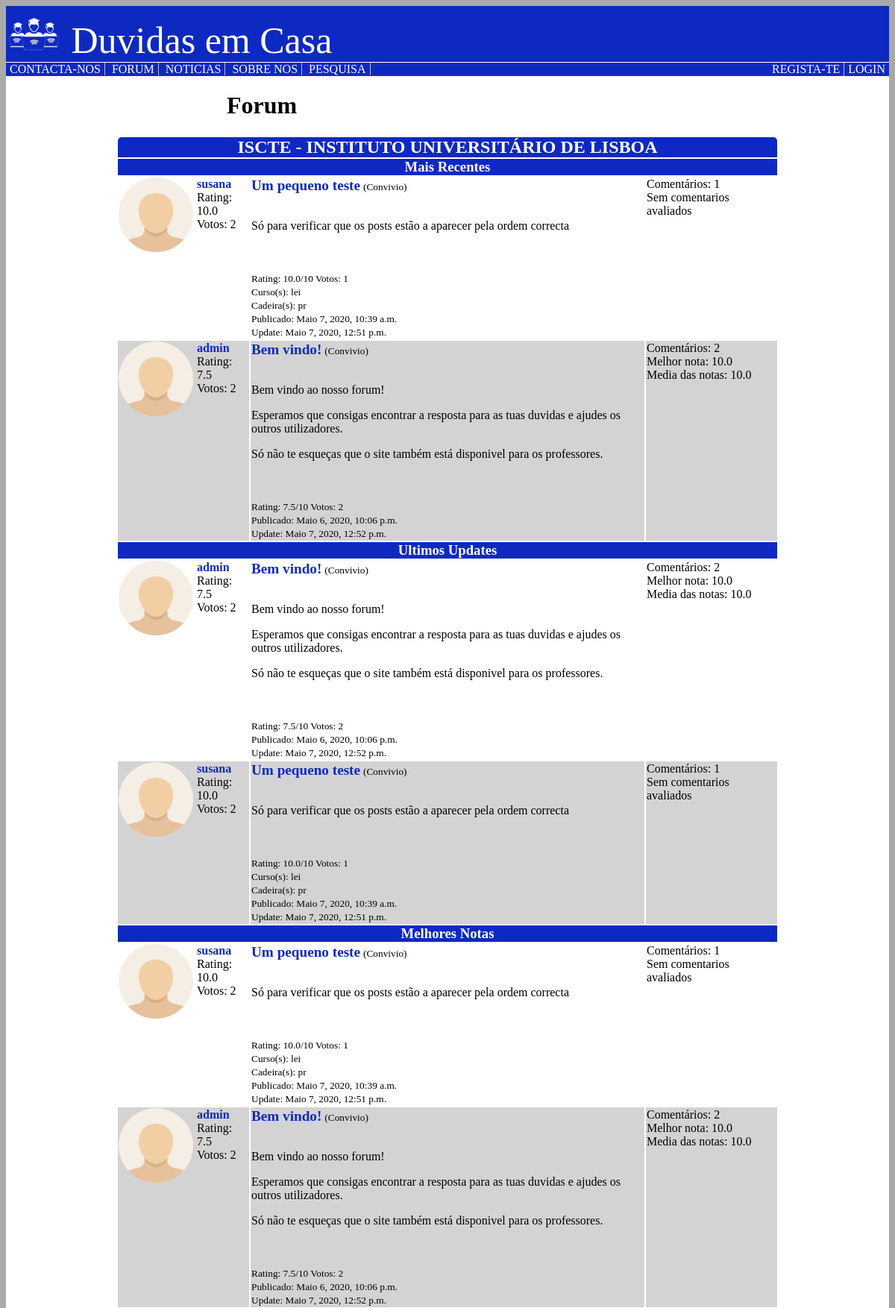
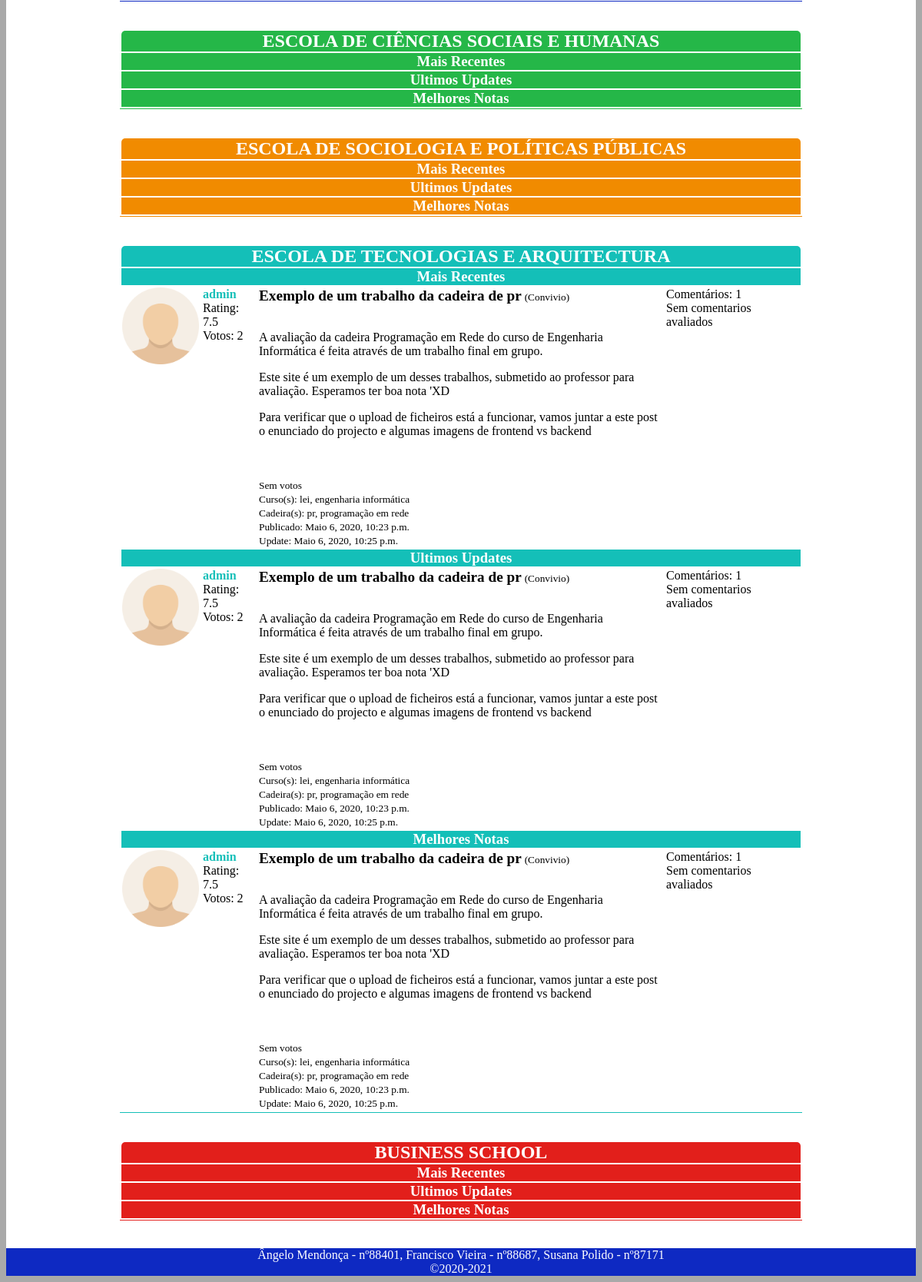
The app's page /duvidasemcasa/forum/ with its own data (2 pictures, top to bottom).
### duvidasemcasa/models.py (models this page shows, shortened)
class Escola(models.Model):
    sigla = models.CharField(max_length=20, primary_key=True, unique=True)
    nome = models.CharField(max_length=200)
    def mais_recentes(self):
        return self.post_set.order_by('-data_publicacao')
    def ultimo_update(self):
        return self.post_set.order_by('-data_update')
    def melhores_notas(self):
        return self.post_set.order_by('-rating')

class Post(models.Model):
    autor = models.ForeignKey(Conta, on_delete=models.SET_NULL, null=True)
    titulo = models.CharField(max_length=200)
    texto = models.TextField()
    data_publicacao = models.DateTimeField('data de publicacao')
    escola = models.ForeignKey(Escola, on_delete=models.PROTECT, default='iscte')
    rating = models.DecimalField(decimal_places=1, max_digits=3, default=0.0)
    votos = models.IntegerField(default=0)
    data_update = models.DateTimeField('data de update')
    tipo = models.CharField(max_length=100, default="Convivio")
    cursos = models.CharField(max_length=500, blank=True)
    cadeiras = models.CharField(max_length=200, blank=True)
    def preview_texto(self):
        if len(self.texto) > 500:
            return self.texto[:500]+"(...)"
        else:
            return self.texto[:500]
    def melhor_comentario(self):
        return self.comentario_set.order_by('-rating')[0]
    def media_notas_comentarios(self):
        auxn = 0
        auxv = 0
        for c in self.comentario_set.all():
            if c.ratingcomentario_set.all().count() > 0:
                auxn += c.rating
                auxv += 1
        if auxv > 0:
            return auxn/auxv
        else:
            return 99

class Conta(models.Model):
    user = models.OneToOneField(User, on_delete=models.CASCADE)
    tipo = models.CharField(max_length=100)
    escola = models.ForeignKey(Escola, on_delete=models.PROTECT, default='iscte')
    curso_departamento = models.CharField(max_length=200)
    rating = models.DecimalField(decimal_places=1, max_digits=3, default=0.0)
    votos = models.IntegerField(default=0)
    imagem_perfil = models.CharField(max_length=20000, default="/duvidasemcasa/static/media/default.png")
    p_email = models.BooleanField(default=False)
    p_proprio = models.BooleanField(default=False)
    p_apelido = models.BooleanField(default=False)

class Comentario(models.Model):
    autor = models.ForeignKey(Conta, on_delete=models.SET_NULL, null=True)
    post = models.ForeignKey(Post, on_delete=models.CASCADE)
    texto = models.TextField()
    data_publicacao = models.DateTimeField('data de publicacao')
    rating = models.DecimalField(decimal_places=1, max_digits=3, default=0.0)
    endereco = models.CharField(max_length=20000, blank=True)

### duvidasemcasa/views.py (the view)
def forum(request):  # pag principal do forum
    escola = []  # criação de uma lista de dicionarios com os posts de cada escola ordenados de 3 formas diferentes
    for e in Escola.objects.all():
        recente = {
            't': 'Mais Recentes',
            'disp': 'novo',
            'posts': e.mais_recentes()[:3],
        }
        update = {
            't': 'Ultimos Updates',
            'disp': 'update',
            'posts': e.ultimo_update()[:3],
        }
        votacao = {
            't': 'Melhores Notas',
            'disp': 'votacao',
            'posts': e.melhores_notas()[:3],
        }
        escola.append({
            'sigla': e.sigla,
            'nome': e.nome,
            'ordens': [recente, update, votacao],
        })
    contexto['titulo_pagina'] = "Forum"
    contexto['list_right'] = contexto_direita(request)
    contexto['escolas'] = Escola.objects.all()
    contexto['cor'] = Escola.objects.get(pk='iscte')
    contexto['escolas'] = escola
    return render(request, 'duvidasemcasa/forum.html', contexto)

### duvidasemcasa/views.py (called while the page is built)
def contexto_direita(request):
    if request.user.is_authenticated:
        return PageRightLogado.pages
    else:
        return PageRight.pages

### duvidasemcasa/templates/duvidasemcasa/forum.html
{% extends "duvidasemcasa/base.html" %}
{% block estaticos %}
    {% load static %}
        <link rel="stylesheet" type="text/css" href="{% static 'duvidasemcasa/css/forum.css' %}"/>
{% endblock %}
{% block conteudo %}
    <h1>{{titulo_pagina}}</h1>
    {% for escola in escolas %}
        <table class="{{escola.sigla}}">
            <thead>
                <tr>
                    <th class="top-th" colspan="3"><h2><a href="{% url 'duvidasemcasa:escola' escola.sigla %}">{{escola.nome}}</a></h2></th>
                </tr>
                {% for ordem in escola.ordens %}
                <tr>
                    <th colspan="3"><h3><a href="{{escola.sigla}}/ordem/{{ordem.disp}}">{{ordem.t}}</a></h3></th>
                </tr>
            </thead>
            <tbody>
                {% for post in ordem.posts %}
                    <tr>
                        <td class="pequeno">
                            <img src="{{post.autor.imagem_perfil}}" class="userimg">
                            <a href="{% url 'duvidasemcasa:perfil_user' post.autor.user.username %}">{{post.autor.user.username}}</a>
                            <br>
                            {% ifequal post.autor.votos 0 %}
                                Sem votos
                            {% else %}
                                Rating: {{post.autor.rating}}
                                <br>
                                Votos: {{post.autor.votos}}
                            {% endifequal %}
                        </td>
                        <td class="maior">
                            <a class="titulo" href="{% url 'duvidasemcasa:post' escola.sigla post.id %}">{{post.titulo}}</a>
                            <span style="font-size: smaller">({{post.tipo}})</span>
                            <br>
                            <br>
                            {{post.preview_texto|linebreaks}}
                            <br>
                            <br>
                            <span class="info">
                            {% ifequal post.ratingpost_set.all.count 0 %}
                                Sem votos
                            {% else %}
                                Rating: {{post.rating}}/10
                                Votos: {{post.ratingpost_set.all.count}}
                            {% endifequal %}
                            <br>
                            {% if post.cursos %}
                                Curso(s): {{post.cursos}}
                                <br>
                            {% endif %}
                            {% if post.cadeiras %}
                                Cadeira(s): {{post.cadeiras}}
                                <br>
                            {% endif %}
                            Publicado: {{post.data_publicacao}}
                            {% if post.data_publicacao != post.data_update %}
                                <br>
                                Update: {{post.data_update}}
                            {% endif %}
                            </span>
                        </td>
                        <td class="pequeno">
                            {% if post.comentario_set.all.count == 0 %}
                                Sem Comentários
                            {% else %}
                                Comentários: {{post.comentario_set.all.count}}
                                <br>
                                    {% if post.media_notas_comentarios != 99 %}
                                    Melhor nota: {{post.melhor_comentario.rating}}
                                    <br>
                                    Media das notas: {{post.media_notas_comentarios}}
                                    {% else %}
                                    Sem comentarios avaliados
                                    {% endif %}
                            {% endif %}
                        </td>
                    </tr>
                    {% endfor %}
                {% endfor %}
            </tbody>
        </table>
        <br>
        <br>
    {% endfor %}
{% endblock %}

### duvidasemcasa/templates/duvidasemcasa/base.html (shortened to what this page needs)
<!DOCTYPE html>
<html lang="pt">
    <head>
        {% load static %}
        <link rel="stylesheet" type="text/css" href="{% static 'duvidasemcasa/css/style.css' %}" />
        {% block estaticos %}
        {% endblock %}
    </head>
    <body>
    <div>
        <header class="{{cor.sigla}}s">
            <a href="/duvidasemcasa/">
                <img src="{% static 'duvidasemcasa/imgs/logo.png' %}" alt="wip">
                Duvidas em Casa
            </a>
        </header>
        <nav class="{{cor.sigla}}s">
            <ul>
                {% for p in list_pages %}
                    <li><a href="/duvidasemcasa/{{p.endereco}}">{{p.nome}}</a></li>
                {% endfor %}
                {% for p in list_right %}
                    <li class="direita"><a href="/duvidasemcasa/{{p.endereco}}">{{p.nome}}</a></li>
                {% endfor %}
            </ul>
        </nav>
        <div id="conteudo">
            {% block conteudo%}{% endblock %}
        </div>
        <footer class="{{cor.sigla}}s">
            Ângelo Mendonça - nº88401, Francisco Vieira - nº88687, Susana Polido - nº87171
            <br>
            ©2020-{%now "Y"%}
        </footer>
    </div>
    </body>
</html>

### duvidasemcasa/static/duvidasemcasa/css/style.css (style rules this page uses)
body { background-color: darkgrey; }
header { text-align: left; font-size: 50px; background-color: #0E29C2; }
header a { text-decoration: none; color: white; }
header img { width: 75px; vertical-align: bottom; }
.isctes { background-color: #0E29C2; }
nav ul { border-top: 1px solid white; list-style-type: none; margin: 0; padding: 0; }
nav li { display: inline; border-right: 1px solid #bbbbbb; padding-left: 5px; padding-right: 5px; }
.direita { float: right; border-right: none; border-left: 1px solid #bbbbbb; }
.direita:last-child { border-left: none; }
nav li:last-child { border-right: none; }
nav li a { text-decoration: none; color: white; text-transform: uppercase; }
div { background-color: white; width: 100%; }
h1 { margin-left: 25%; }
footer { background-color: #0E29C2; color: white; text-align: center; }

### duvidasemcasa/static/duvidasemcasa/css/forum.css (style rules this page uses)
table { width: 75%; margin: auto; }
td { vertical-align: top; }
.titulo { font-size: larger; }
.info { font-size: smaller; }
.iscte { border-bottom: 1px solid #0E29C2; }
.ecsh { border-bottom: 1px solid #25B748; }
.espp { border-bottom: 1px solid #F18B00; }
.ibs { border-bottom: 1px solid #E21F1B; }
.ista { border-bottom: 1px solid #14BFB8; }
h2 { padding: 0; margin: 0; text-transform: uppercase; }
h3 { margin: 0; }
.top-th { border-radius: 5px 5px 0 0; }
.iscte th { background-color: #0E29C2; text-align: center; }
.ecsh th { background-color: #25B748; text-align: center; }
.espp th { background-color: #F18B00; text-align: center; }
.ibs th { background-color: #E21F1B; text-align: center; }
.ista th { background-color: #14BFB8; text-align: center; }
tbody tr:nth-child(even) { background-color: lightgray; }
th { color: white; padding: 0; margin: 0; }
th a { text-decoration: none; color: white; }
.pequeno { width: 20%; }
.pequeno a, .maior a { text-decoration: none; color: black; text-align: center; font-weight: bold; }
.iscte .pequeno a, .iscte .maior a { color: #0E29C2; }
.ista .pequeno a { color: #14BFB8; }
.maior { word-break: break-word; }
.userimg { height: 100px; width: auto; width-max: 100px; float: left; margin-right: 5px; }

### records on screen
Escola: nome "ISCTE - INSTITUTO UNIVERSITÁRIO DE LISBOA"
Post: autor.imagem_perfil (placeholder picture), autor.user.username "susana", autor.rating "10.0", autor.votos "2", titulo "Um pequeno teste", tipo "Convivio", preview_texto "Só para verificar que os posts estão a aparecer pela ordem correcta", rating "10.0", ratingpost_set.all.count "1", cursos "lei", cadeiras "pr", data_publicacao "Maio 7, 2020, 10:39 a.m.", data_update "Maio 7, 2020, 12:51 p.m.", comentario_set.all.count "1", shows "Sem comentarios avaliados"
Post: autor.imagem_perfil (placeholder picture), autor.user.username "admin", autor.rating "7.5", autor.votos "2", titulo "Bem vindo!", tipo "Convivio", preview_texto "Bem vindo ao nosso forum! Esperamos que consigas encontrar a resposta para as tuas duvidas e ajudes os outros utilizadores. Só não te esqueças que o site também está disponivel para os professores.", rating "7.5", ratingpost_set.all.count "2", data_publicacao "Maio 6, 2020, 10:06 p.m.", data_update "Maio 7, 2020, 12:52 p.m.", comentario_set.all.count "2", melhor_comentario.rating "10.0", media_notas_comentarios "10.0"
Escola: nome "ESCOLA DE CIÊNCIAS SOCIAIS E HUMANAS"
Escola: nome "ESCOLA DE SOCIOLOGIA E POLÍTICAS PÚBLICAS"
Escola: nome "ESCOLA DE TECNOLOGIAS E ARQUITECTURA"
Post: autor.imagem_perfil (placeholder picture), autor.user.username "admin", autor.rating "7.5", autor.votos "2", titulo "Exemplo de um trabalho da cadeira de pr", tipo "Convivio", preview_texto "A avaliação da cadeira Programação em Rede do curso de Engenharia Informática é feita através de um trabalho final em grupo. Este site é um exemplo de um desses trabalhos, submetido ao professor para avaliação. Esperamos ter boa nota 'XD Para verificar que o upload de ficheiros está a funcionar, vamos juntar a este post o enunciado do projecto e algumas imagens de frontend vs backend", cursos "lei, engenharia informática", cadeiras "pr, programação em rede", data_publicacao "Maio 6, 2020, 10:23 p.m.", data_update "Maio 6, 2020, 10:25 p.m.", comentario_set.all.count "1", shows "Sem comentarios avaliados"
Escola: nome "BUSINESS SCHOOL"

### other values on screen
{{ p.nome }} "CONTACTA-NOS" "FORUM" "NOTICIAS" "SOBRE NOS" "PESQUISA"
{{ p.nome }} "LOGIN" "REGISTA-TE"
{{ titulo_pagina }} "Forum"
{{ ordem.t }} "Mais Recentes" "Ultimos Updates" "Melhores Notas" "Mais Recentes" "Ultimos Updates" "Melhores Notas" "Mais Recentes" "Ultimos Updates" "Melhores Notas" "Mais Recentes" "Ultimos Updates" "Melhores Notas" "Mais Recentes" "Ultimos Updates" "Melhores Notas"
